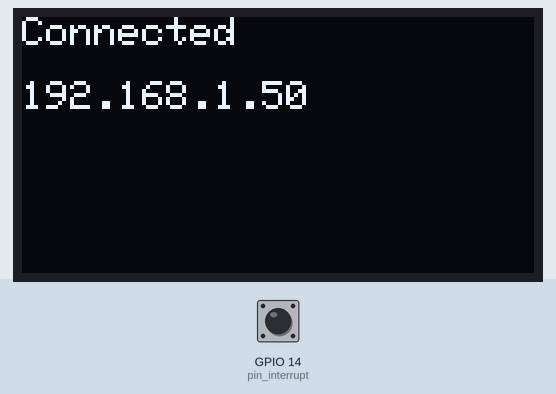
Bench run of a sketch on a simulated ESP32. Shown: 128×64 one-colour display. Inputs (shaded band) come from the test bench; at power-on: GPIO 14 (pin_interrupt) HIGH. WiFi joins after 1.5 s; servers stay silent unless stated; network time is answered at once with the bench clock; uploads are accepted with an empty reply; the local clock reads 2024-03-15 10:24:30 at power-on unless the sketch sets it; what the sketch prints to the serial monitor is not drawn.

Above: at 2.6 s.
At 3.7 s:
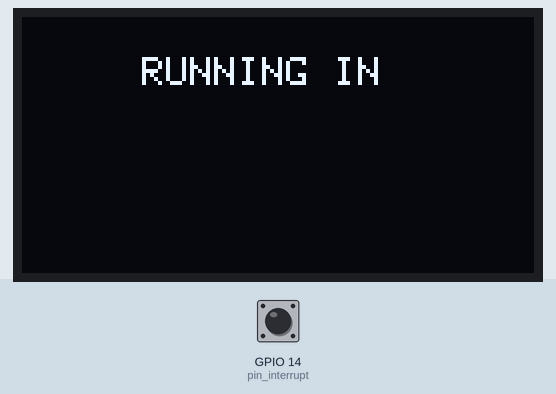
At 5.7 s:
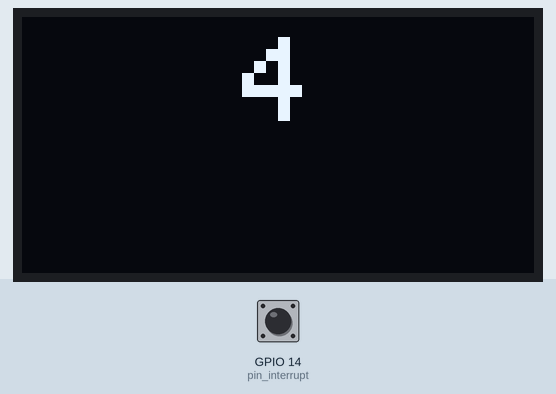
At 8.8 s:
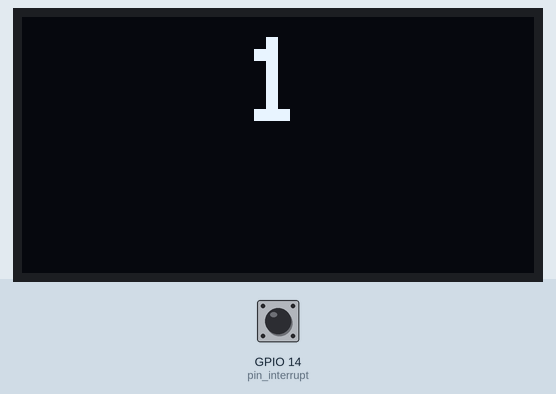
At 10.3 s:
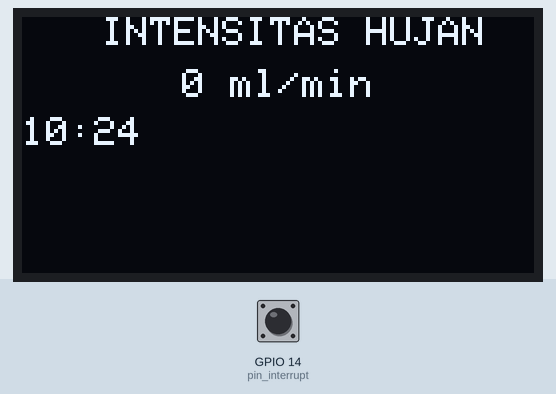
At 30.9 s:
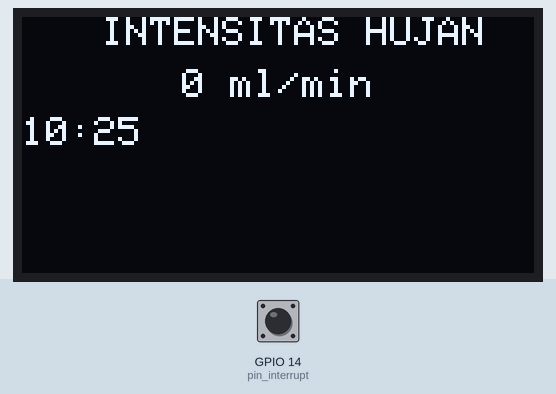

The sketch:

curah-hujan.ino
```cpp
#include <WiFi.h>
#include <NTPClient.h>
#include <HTTPClient.h>
#include <Adafruit_SSD1306.h>
#include <Adafruit_GFX.h>
#define OLED_ADDR   0x3C
Adafruit_SSD1306 display(-1);


// const char* ssid = "ELIN";
// const char* password = "@polije.ac.id";
// const char* serverName = "http://10.132.108.50:5001/sensor";

const char* ssid = "Haikal";
const char* password = "jember2022";
const char* serverName = "http://192.168.1.106:5001/sensor";

const long utcOffsetInSeconds = 25200;

WiFiUDP ntpUDP;
NTPClient timeClient(ntpUDP, "asia.pool.ntp.org", utcOffsetInSeconds);


const int pin_interrupt = 14;
long int jumlah_tip = 0;
long int temp_jumlah_tip = 0;
float curah_hujan = 0.00;
float milimeter_per_tip = 0.30;
volatile boolean flag = false;

int detik;
int menit;
int jam;
String timeFormat;
String cuaca;


int suhu = 26;
int kelembapan = 74;

long ltime = millis();

float temp_curah_hujan_per_menit = 0.00;
float curah_hujan_per_menit = 0.00;
bool debug = false;

void ICACHE_RAM_ATTR hitung_curah_hujan()
{
  flag = true;
}


void setup() {
  Serial.begin(9600);
  display.begin(SSD1306_SWITCHCAPVCC, OLED_ADDR);
  delay(1000);

  pinMode(pin_interrupt, INPUT);
  attachInterrupt(digitalPinToInterrupt(pin_interrupt), hitung_curah_hujan, FALLING);

  WiFi.begin(ssid, password);
  Serial.println("\nConnecting");

  /*** OLED ***/
  display.clearDisplay();
  display.setTextSize(1.7);
  display.setTextColor(WHITE);
  display.setCursor(0, 0);
  display.println("Connecting Wifi....");
  display.display();

  while (WiFi.status() != WL_CONNECTED) {
    Serial.print(".");
    delay(100);
  }

  timeClient.begin();

  /*** OLED ***/
  display.clearDisplay();
  display.setTextSize(1.7);
  display.setTextColor(WHITE);
  display.setCursor(0, 0);
  display.println("Connected");
  display.println("");
  display.println(WiFi.localIP());
  display.display();
  delay(1000);

  /** Persipan **/
  displayPersiapan();
  updateTime();
  displaySensor();

  Serial.println("\nConnected to the WiFi network");
  Serial.print("Local ESP32 IP: ");
  Serial.println(WiFi.localIP());
}

void displayPersiapan() {
  display.clearDisplay();
  display.setTextColor(WHITE);
  display.setTextSize(1);
  display.setCursor(30, 10);
  display.println("RUNNING IN");
  display.display();
  display.clearDisplay();
  delay(1000);
  for (int i = 5 ; i > 0; i--) {
    display.setTextColor(WHITE);
    display.setTextSize(3);
    display.setCursor(55, 5);
    display.println(i);
    display.display();
    display.clearDisplay();
    delay(1000);
  }
}

void displaySensor() {
  display.setTextColor(WHITE);
  display.setTextSize(1.7);
  display.setCursor(20, 0);
  display.print("INTENSITAS HUJAN");

  display.setCursor(40, 13);
  display.print(int(curah_hujan_per_menit));
  display.print(" ml/min");

  display.setCursor(0, 25);
  display.print(jam);
  display.print(":");
  display.print(menit);

  display.display();
  display.clearDisplay();
}

void loop()
{
  updatePerMinute();
}

void readSensor() {
  if (flag == true)
  {
    curah_hujan += milimeter_per_tip;
    jumlah_tip++;
    delay(500);
    flag = false;
  }
  curah_hujan = jumlah_tip * milimeter_per_tip;
  if ((jumlah_tip != temp_jumlah_tip))
  {
    if (debug) {
      printSerial();
    }
  }
  temp_jumlah_tip = jumlah_tip;

}

void printSerial()
{
  Serial.print("Jumlah tip=");
  Serial.print(jumlah_tip);
  Serial.println(" kali ");
  Serial.print("Curah hujan=");
  Serial.print(curah_hujan, 1);
  Serial.print(" mm");
  Serial.println();
}


void updateTime() {
  timeClient.update();
  detik = timeClient.getSeconds();
  menit = timeClient.getMinutes();
  jam = timeClient.getHours();
  timeFormat = timeClient.getFormattedDate();
  timeFormat = timeFormat.substring(0, 10) + " " + timeFormat.substring(11, 19);
  delay(500);
}

void updatePerMinute() {
  updateTime();
  readSensor();
  if (millis() - ltime >= 1000) {
    temp_curah_hujan_per_menit = curah_hujan;
    if (detik == 0) {
      curah_hujan_per_menit = temp_curah_hujan_per_menit;
      displaySensor();

      // Reset
      temp_curah_hujan_per_menit = 0.00;
      curah_hujan = 0.00;
      jumlah_tip = 0;

      checkCuaca(curah_hujan_per_menit);
      postdata(curah_hujan_per_menit, cuaca, timeFormat);
    }
    ltime = millis();
  }
}


void postdata(int curah_hujan, String cuaca, String datetime) {
  if (WiFi.status() == WL_CONNECTED) {
    WiFiClient client;
    HTTPClient http;
    String arduinoDataString = "{\"curah_hujan\": " + String(curah_hujan) + ", \"cuaca\": \"" + cuaca + "\", \"suhu\": " + String(suhu) + ", \"kelembapan\": " + String(kelembapan) + "}";
    http.begin(client, serverName);
    http.addHeader("Content-Type", "application/json");
    int httpResponseCode = http.POST(arduinoDataString);

    if (httpResponseCode > 0) {
      Serial.print("HTTP response code: ");
      Serial.println(httpResponseCode);
    } else {
      Serial.print("Error sending POST request: ");
      Serial.println(httpResponseCode);
    }

    http.end();
  }
  else {
    Serial.println("WiFi Disconnected");
  }
}


void checkCuaca(int curah_hujan_hari_ini) {
  //Probabilistik Curah Hujan https://www.bmkg.go.id/cuaca/probabilistik-curah-hujan.bmkg
  if (curah_hujan_hari_ini <= 0.00 && curah_hujan_hari_ini <= 0.50)
  {
    cuaca = "Berawan";
  }
  if (curah_hujan_hari_ini > 0.50 && curah_hujan_hari_ini <= 20.00)
  {
    cuaca = "Hujan Ringan";
  }
  if (curah_hujan_hari_ini > 20.00 && curah_hujan_hari_ini <= 50.00)
  {
    cuaca = "Hujan Sedang";
  }
  if (curah_hujan_hari_ini > 50.00 && curah_hujan_hari_ini <= 100.00)
  {
    cuaca = "Hujan Lebat";
  }
  if (curah_hujan_hari_ini > 100.00 && curah_hujan_hari_ini <= 150.00)
  {
    cuaca = "Hujan Sgt Lebat";
  }
  if (curah_hujan_hari_ini > 150.00)
  {
    cuaca = "Hujan ekstrem";
  }
}
```

Measured:
- what the display in image 0 shows lasts 1.0 s, from 2.6 s to 3.6 s
- what the display in image 3 shows lasts 1.6 s, from 8.7 s to 10.3 s
- what the display in image 4 shows lasts 20.5 s, from 10.3 s to 30.8 s
